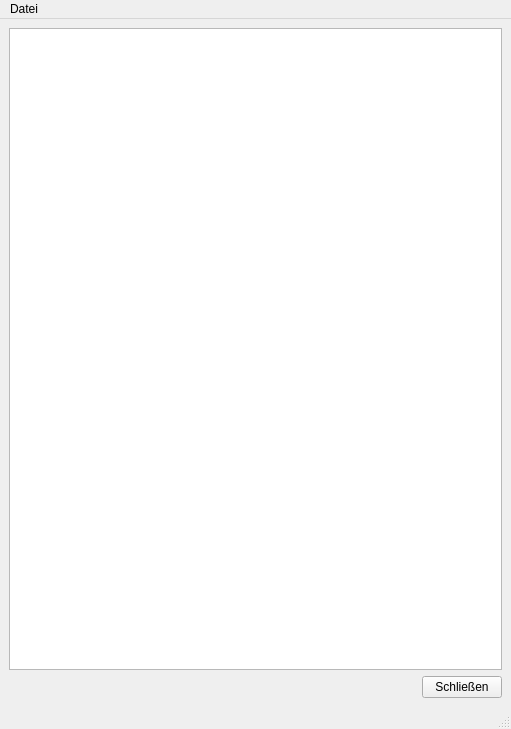
<?xml version="1.0" encoding="UTF-8"?>
<ui version="4.0">
 <class>CNCViwer</class>
 <widget class="QMainWindow" name="CNCViwer">
  <property name="geometry">
   <rect>
    <x>0</x>
    <y>0</y>
    <width>511</width>
    <height>729</height>
   </rect>
  </property>
  <property name="windowTitle">
   <string>MainWindow</string>
  </property>
  <widget class="QWidget" name="centralwidget">
   <layout class="QHBoxLayout" name="horizontalLayout">
    <item>
     <layout class="QVBoxLayout" name="verticalLayout">
      <item>
       <widget class="QPlainTextEdit" name="preview">
        <property name="font">
         <font>
          <family>Courier New</family>
         </font>
        </property>
       </widget>
      </item>
      <item>
       <layout class="QHBoxLayout" name="horizontalLayout_2">
        <property name="topMargin">
         <number>0</number>
        </property>
        <item>
         <spacer name="horizontalSpacer">
          <property name="orientation">
           <enum>Qt::Horizontal</enum>
          </property>
          <property name="sizeHint" stdset="0">
           <size>
            <width>40</width>
            <height>20</height>
           </size>
          </property>
         </spacer>
        </item>
        <item>
         <widget class="QPushButton" name="pb_close">
          <property name="text">
           <string>Schließen</string>
          </property>
         </widget>
        </item>
       </layout>
      </item>
     </layout>
    </item>
   </layout>
  </widget>
  <widget class="QMenuBar" name="menubar">
   <property name="geometry">
    <rect>
     <x>0</x>
     <y>0</y>
     <width>511</width>
     <height>26</height>
    </rect>
   </property>
   <widget class="QMenu" name="menuDatei">
    <property name="title">
     <string>Datei</string>
    </property>
    <addaction name="actionExport"/>
   </widget>
   <addaction name="menuDatei"/>
  </widget>
  <widget class="QStatusBar" name="statusbar"/>
  <action name="actionExport">
   <property name="text">
    <string>Exportieren</string>
   </property>
  </action>
 </widget>
 <resources/>
 <connections/>
</ui>
